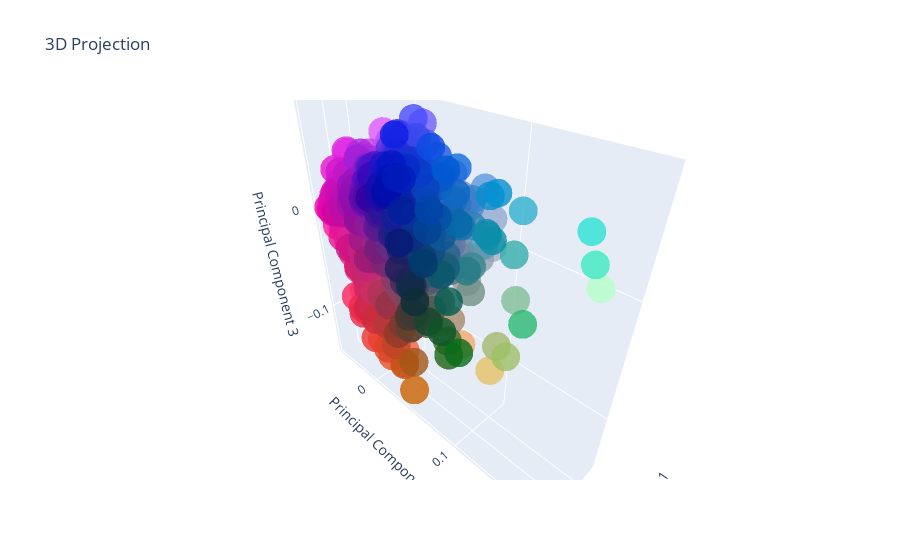
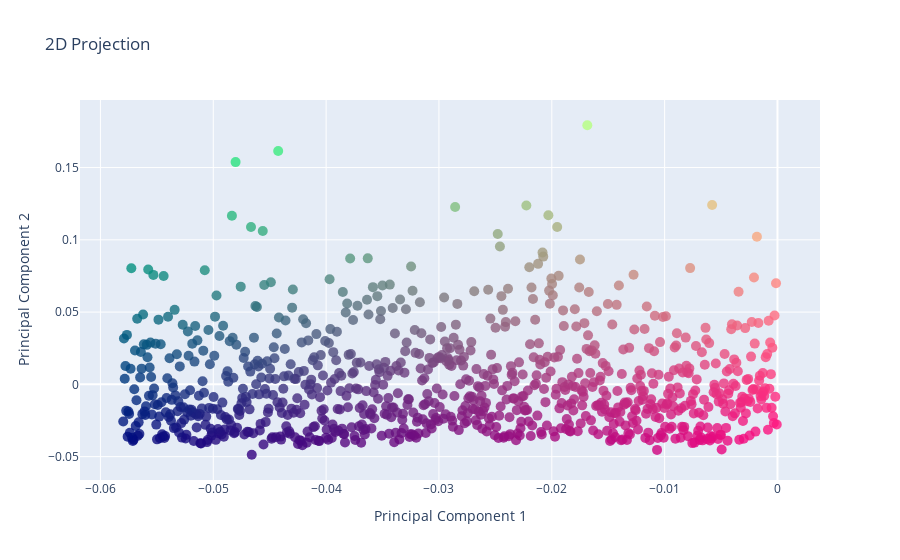

Notebook code cell kept with these figures, in order:
### Code cell
matrix , labels = matrixBuilder(data)

# Project the matrix onto 2D and 3D space 
proj_matrix_3D = project_to_3d(matrix)
proj_matrix_2D = project_to_2d(matrix)

# Plot the projections
plot_3d_projection(proj_matrix_3D,labels)
plot_2d_projection(proj_matrix_3D,labels)

### Figure 1 — Plotly figure (JSON) as saved in the notebook; plotly's stock layout.template omitted (floating-point values rounded to 4 significant figures; data arrays with more than 128 entries replaced by an {"elided": "..."} marker saying what was removed)
{"data": [{"hoverinfo": "text", "marker": {"color": {"elided": "891 str values"}, "opacity": 0.8, "size": 10}, "mode": "markers", "text": {"elided": "891 str values"}, "type": "scatter3d", "x": {"elided": "891 float values"}, "y": {"elided": "891 float values"}, "z": {"elided": "891 float values"}}], "layout": {"scene": {"xaxis": {"title": {"text": "Principal Component 1"}}, "yaxis": {"title": {"text": "Principal Component 2"}}, "zaxis": {"title": {"text": "Principal Component 3"}}}, "title": {"text": "3D Projection"}}}

### Figure 2 — Plotly figure (JSON) as saved in the notebook; plotly's stock layout.template omitted (floating-point values rounded to 4 significant figures; data arrays with more than 128 entries replaced by an {"elided": "..."} marker saying what was removed)
{"data": [{"hoverinfo": "text", "marker": {"color": {"elided": "891 str values"}, "opacity": 0.8, "size": 10}, "mode": "markers", "text": {"elided": "891 str values"}, "type": "scatter", "x": {"elided": "891 float values"}, "y": {"elided": "891 float values"}}], "layout": {"title": {"text": "2D Projection"}, "xaxis": {"title": {"text": "Principal Component 1"}}, "yaxis": {"title": {"text": "Principal Component 2"}}}}
